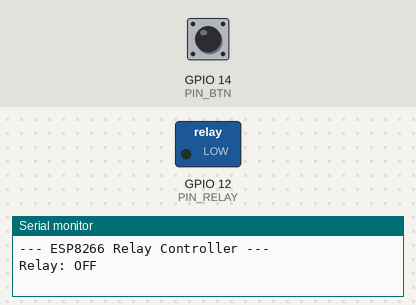
The program below on a simulated ESP8266 (Wemos D1 mini). On the bench: switched loads named in the program (green lamp = pin HIGH), the last lines printed to the serial monitor. The test bench sets the inputs (shaded band); at power-on: GPIO 14 (PIN_BTN) HIGH.

Above: at 1.3 s.
1.4 s: GPIO 14 (PIN_BTN) pulled LOW for 0.15 s
At 1.9 s:
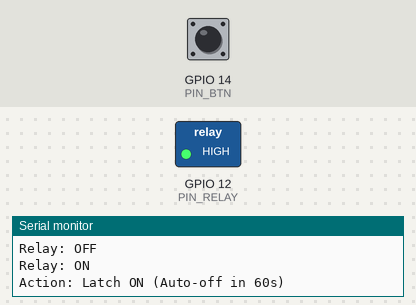
3.1 s: GPIO 14 (PIN_BTN) pulled LOW for 1 s
At 5.3 s:
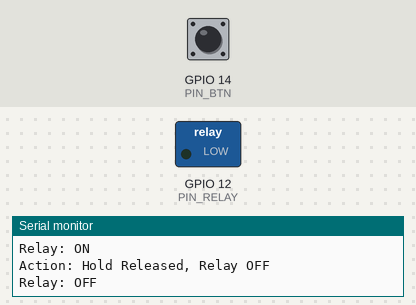
5.6 s: GPIO 14 (PIN_BTN) pulled LOW for 3.2 s
At 7.2 s:
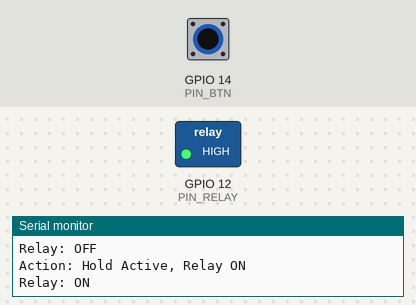
Timing chart, 0 to 10.4 s (numbered marks = the images above; inputs shaded):
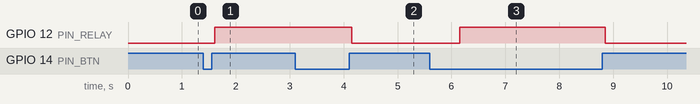

The program:

main.cpp
```cpp
#include <Arduino.h>
#include <TaskScheduler.h>
#include <OneButton.h>

// --- Pin Definitions ---
// D5 on NodeMCU is GPIO 14
// D6 on NodeMCU is GPIO 12
const int PIN_BTN   = 14;
const int PIN_RELAY = 12;

// --- Constants ---
const unsigned long AUTO_OFF_MS = 60000; // 60 seconds

// --- Global Objects ---
// Button on PIN 14, Active LOW (press connects to GND), Enable Pullup
OneButton btn(PIN_BTN, true, true);
Scheduler runner;

// --- State Variables ---
bool relayState = false;     // Current hardware state
bool isLatched = false;      // logic flag: true if turned on by CLICK
unsigned long latchStartTime = 0;

// --- Helper Functions ---
void setRelay(bool state) {
    relayState = state;
    digitalWrite(PIN_RELAY, state ? HIGH : LOW);
    Serial.printf("Relay: %s\n", state ? "ON" : "OFF");
}

// --- Button Callbacks ---

// 1. Single Click: Toggle Logic
void handleClick() {
    if (relayState) {
        // If ON, turn OFF (regardless of how it turned on)
        setRelay(false);
        isLatched = false;
    } else {
        // If OFF, turn ON and start timer
        setRelay(true);
        isLatched = true;
        latchStartTime = millis();
        Serial.println("Action: Latch ON (Auto-off in 60s)");
    }
}

// 2. Long Press Start: Momentary ON
void handleLongPressStart() {
    Serial.println("Action: Hold Active, Relay ON");
    // Force ON immediately
    setRelay(true);
    // Mark as NOT latched so timer doesn't interfere weirdly
    isLatched = false;

}

// 3. Long Press Stop: Momentary OFF
void handleLongPressStop() {
    Serial.println("Action: Hold Released, Relay OFF");
    setRelay(false);
}

// --- Tasks ---

// Task 1: Check Button (Runs every 5ms for responsiveness)
void buttonTaskCallback() {
    btn.tick();
}
Task tButton(5, TASK_FOREVER, &buttonTaskCallback);

// Task 2: Auto-Stop Timer (Runs every 1000ms)
void timeoutTaskCallback() {
    if (relayState && isLatched) {
        // Only check timeout if we are in "Latched" mode
        if (millis() - latchStartTime >= AUTO_OFF_MS) {
            Serial.println("Timer: 60s Limit Reached. Turning OFF.");
            setRelay(false);
            isLatched = false;
        }
    }
}
Task tTimeout(1000, TASK_FOREVER, &timeoutTaskCallback);

// --- Main Setup ---
void setup() {
    Serial.begin(115200);
    delay(100);
    Serial.println("\n--- ESP8266 Relay Controller ---");

    // Hardware Setup
    pinMode(PIN_RELAY, OUTPUT);
    setRelay(false); // Ensure OFF at boot

    // Button Setup
    // Link the library events to our functions
    btn.attachClick(handleClick);
    btn.attachLongPressStart(handleLongPressStart);
    btn.attachLongPressStop(handleLongPressStop);
    btn.setPressMs(500); // 500ms hold is considered a "Long Press"

    // Scheduler Setup
    runner.init();
    runner.addTask(tButton);
    runner.addTask(tTimeout);

    tButton.enable();
    tTimeout.enable();
}

void loop() {
    runner.execute();
}
```

Measured:
- after the input at 1.4 s, GPIO 12 (PIN_RELAY): LOW → HIGH after 0.21 s
- after the input at 3.1 s, GPIO 12 (PIN_RELAY): HIGH → LOW after 1.1 s
- after the input at 5.6 s, GPIO 12 (PIN_RELAY): LOW → HIGH after 0.56 s, → LOW 2.7 s later
